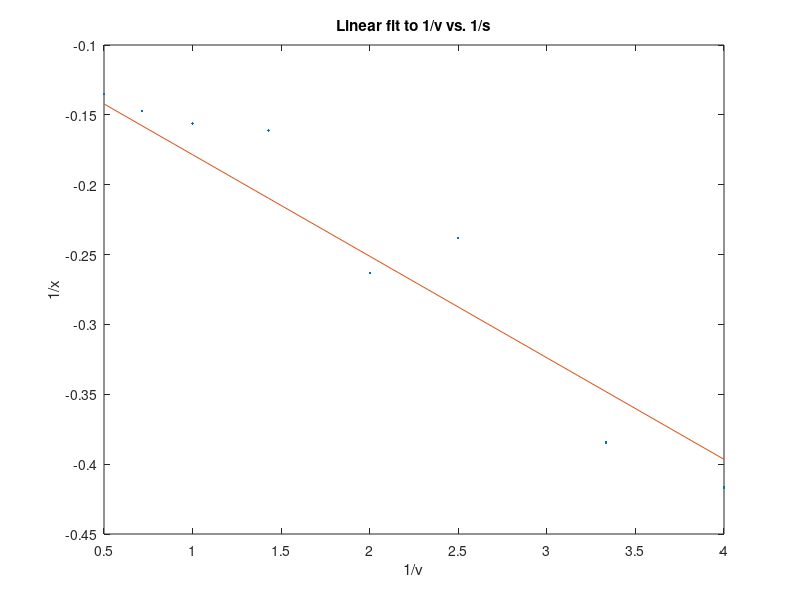
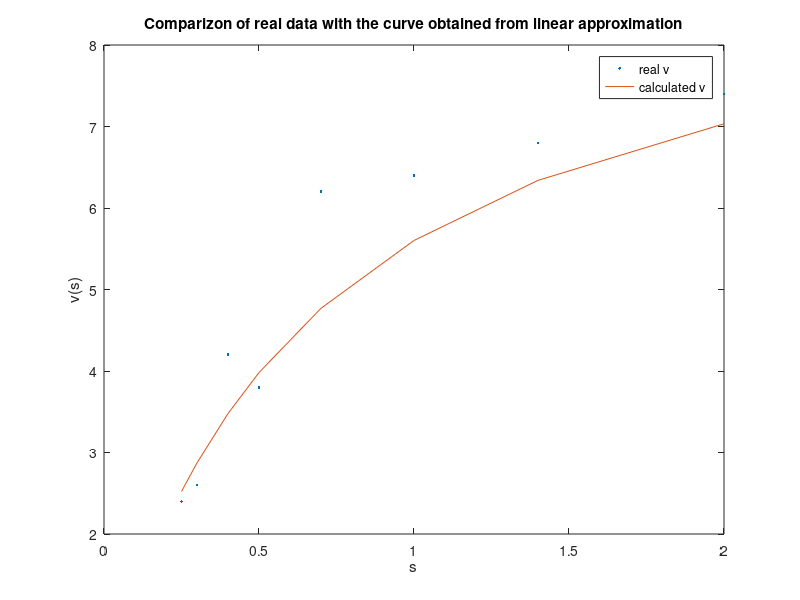

Write the MATLAB code that produced these figures, in order.
% 
%  data for calculating Michaelis constant
% 
% concentration of substract:
s = [0.25 	0.30 	0.40 	0.50 	0.70 	1.00 	1.40 	2.00]';
% production velocity:
v = [2.4 	2.6 	4.2 	3.8 	6.2 	6.4 	6.8 	7.4]';

% Linear approach:

X = 1. ./ s
Y = -1. ./ v
A=[X,Y];
b = -1*ones(size(X));
x = A \ b
Km = x(1);
a = x(2);

% linear fit:
figure(1);
plot(X,Y,'.')
title('Linear fit to 1/v vs. 1/s');
xlabel ("1/v");
ylabel ("1/x");
hold on
plot(X, -Km / a * X + b / a )
hold off

% actual curve using calculated ceofficients:
figure(2);
plot(s,v,'.')
title('Comparizon of real data with the curve obtained from linear approximation');
xlabel ("s");
ylabel ("v(s)");
hold on
plot(s, a .* s ./ (Km + s) )
legend("real v","calculated v")
hold off
